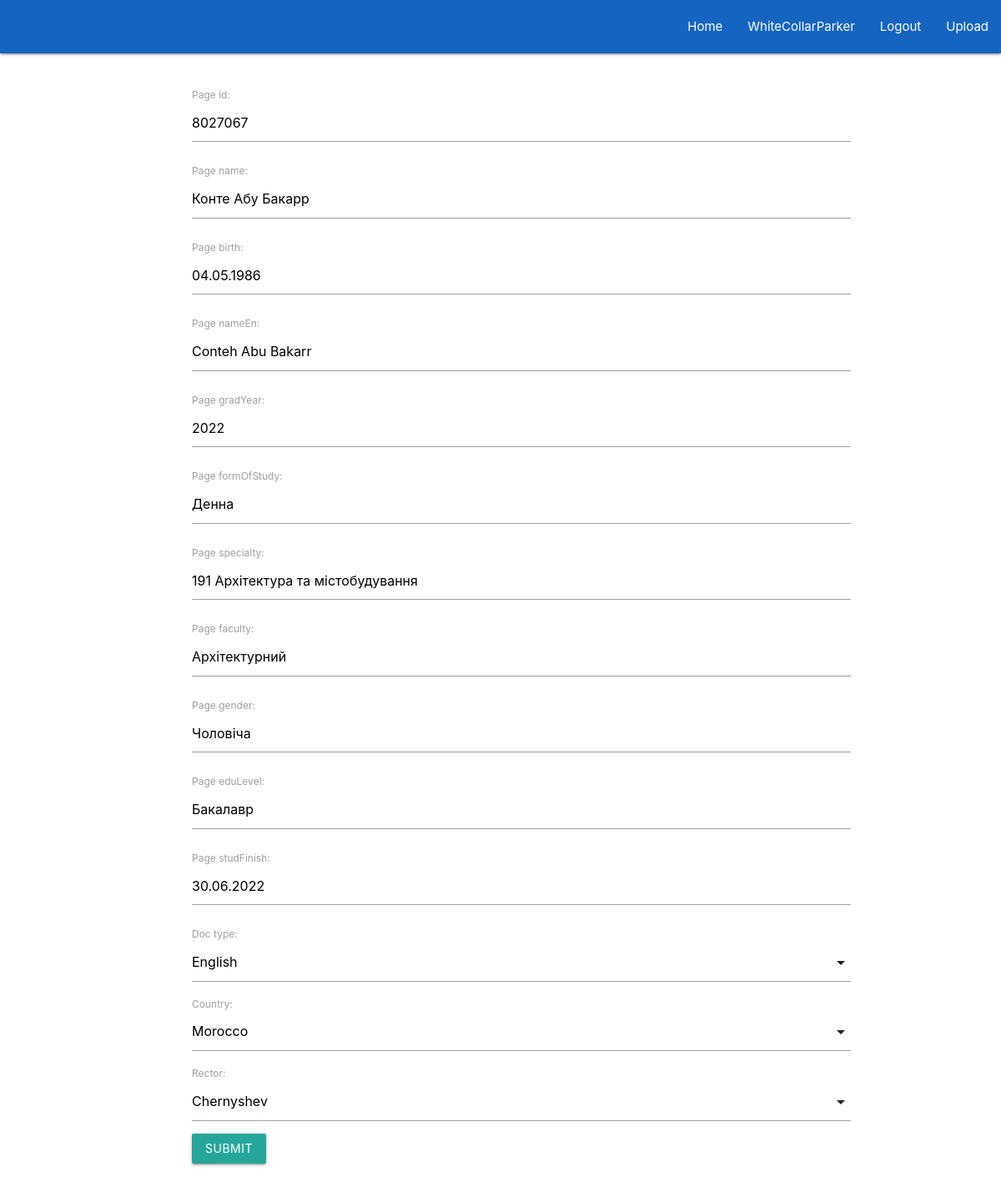
Page /create/8027067/ (signed in) on the committed database.
### main/models.py (models this page shows, shortened)
class Page(models.Model):
    page_id = models.CharField(max_length=200)
    page_name = models.CharField(max_length=200)
    page_birth = models.CharField(max_length=200)
    page_gender = models.CharField(max_length=200)
    page_nationality = models.CharField(max_length=200)
    page_nameEn = models.CharField(max_length=200)
    page_gradYear = models.CharField(max_length=200)
    page_studFinish = models.CharField(max_length=200)
    page_faculty = models.CharField(max_length=200)
    page_eduLevel = models.CharField(max_length=200)
    page_formOfStudy = models.CharField(max_length=200)
    page_specialty = models.CharField(max_length=200)
    page_eduProg = models.CharField(max_length=200)
    page_prevDoc = models.CharField(max_length=200)
    slug = models.SlugField()

### main/views.py (the view, shortened to what this page needs)
# urls.py: path("create/<slug>/", views.doc_gen, name="detail" ),
@login_required(login_url='main:login')
def doc_gen(request, slug):
    try:
        unique_post = get_object_or_404(Page, slug=slug)
        form = DocForm(request.POST or None,
                    instance=unique_post)
        context = {
            'form': form
        }
    except Exception as e:
        messages.error(request, f'Error: {e}')
    return render(request, 'main/detail.html', context)

### main/forms.py
class DocForm(forms.ModelForm):
    DOC_CHOICES = (
        ('en', 'English'),
        ('uk', 'Ukrainian'),
    )
    doc_type = forms.ChoiceField(choices=DOC_CHOICES)
    COUNTRY_CHOICES = (
        ('mr', 'Morocco'),
        ('tr', 'Turkey'),
    )
    country = forms.ChoiceField(choices=COUNTRY_CHOICES)
    RECTOR_CHOICES = (
        ('dn', 'Chernyshev'),
        ('kh', 'Khomenko'),
    )
    rector = forms.ChoiceField(choices=RECTOR_CHOICES)
    class Meta:
        model = Page
        fields = ['page_id',
                'page_name',
                'page_birth',
                'page_nameEn',
                'page_gradYear',
                'page_formOfStudy',
                'page_specialty',
                'page_nameEn',
                'page_faculty',
                'page_gender',
                'page_eduLevel',
                'page_studFinish',
                ]

### main/templates/main/detail.html (shortened to what this page needs)
{% extends "main/header.html" %}
{% block content %}
    <div class="container">
        <form method="POST" action=".">
            {{ form.as_p }}
            <input type="submit" name="submit" class="btn" >
        </form>
{% endblock %}

### main/templates/main/includes/navbar.html (shortened to what this page needs)
<div class="navbar-fixed">
    <nav>
        <div class="nav-wrapper blue darken-3">
            <ul class="right hide-on-med-and-down">
                <li><a href="/">Home</a></li>
                {% if user.is_authenticated %}
                    <li><a href=".">{{ user.username }}</a></li>
                    <li><a href="/logout">Logout</a></li>
                    <li><a href="/upload">Upload</a></li>
                {% else %}
                    <li><a href="/login">Login</a></li>
                {% endif %}
            </ul>
        </div>
    </nav>
</div>

### main/templates/main/header.html (style rules this page uses)
.container { padding-left: 50px; }

### rows in the picture
Page: page_id "8027067", page_name "Конте Абу Бакарр", page_birth "04.05.1986", page_nameEn "Conteh Abu Bakarr", page_gradYear "2022", page_formOfStudy "Денна", page_specialty "191 Архітектура та містобудування", page_faculty "Архітектурний", page_gender "Чоловіча", page_eduLevel "Бакалавр", page_studFinish "30.06.2022"

### other values in the picture
{{ user.username }} "WhiteCollarParker"
